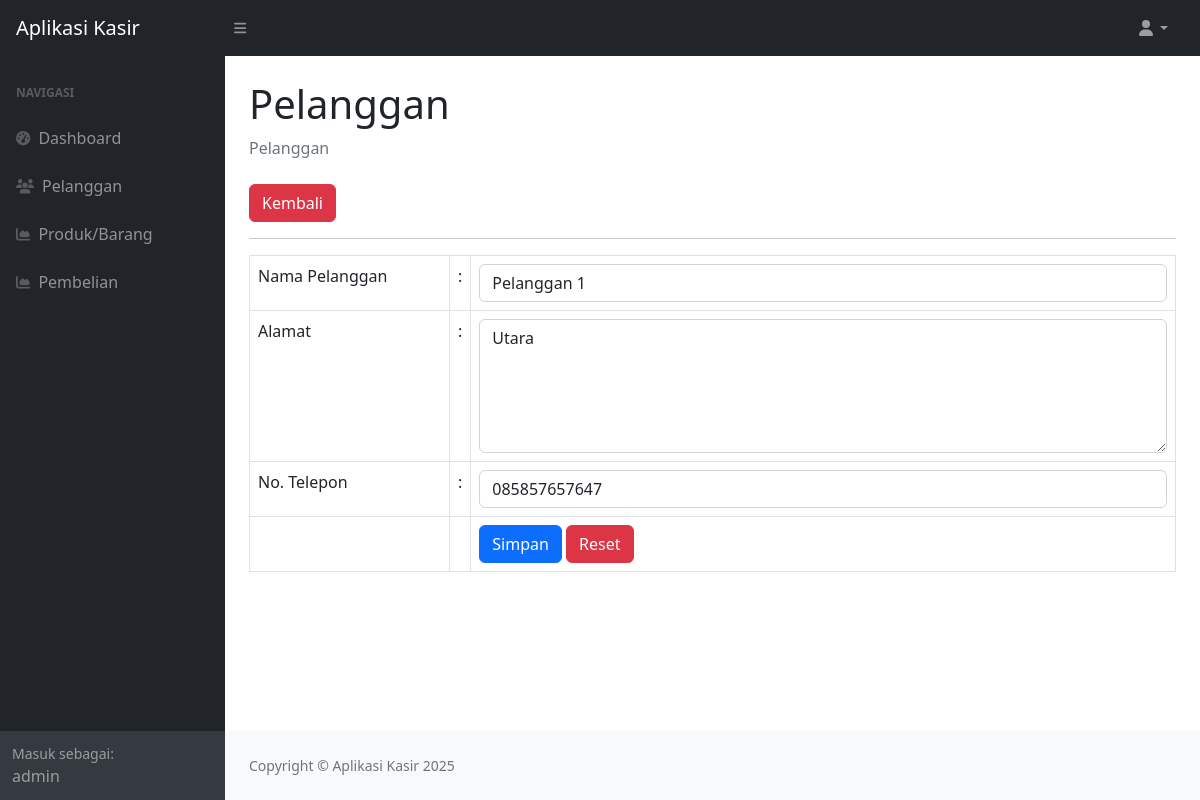
The app's page /?page=pelanggan_ubah&&id=1 (signed in) with its own data.
### tables this page shows
CREATE TABLE `pelanggan` (
  `id_pelanggan` int(11) NOT NULL,
  `nama_pelanggan` varchar(255) DEFAULT NULL,
  `alamat` text DEFAULT NULL,
  `no_telepon` varchar(255) DEFAULT NULL
);

### pelanggan_ubah.php (the view, shortened to what this page needs)
<?php
    $id = $_GET['id'];
    $query = mysqli_query($koneksi, "SELECT*FROM pelanggan WHERE id_pelanggan=$id");
    $data = mysqli_fetch_array($query);
?>
<div class="container-fluid px-4">
    <h1 class="mt-4">Pelanggan</h1>
    <ol class="breadcrumb mb-4">
        <li class="breadcrumb-item active">Pelanggan</li>
    </ol>
    <a href="?page=pelanggan" class="btn btn-danger">Kembali</a>
    <hr>
    <form method="post">
        <table class="table table-bordered">
            <tr>
                <td width="200">Nama Pelanggan</td>
                <td width="1">:</td>
                <td><input class="form-control" value="<?php echo $data['nama_pelanggan']; ?>" type="text" name="nama_pelanggan"></td>
            </tr>
            <tr>
                <td>Alamat</td>
                <td>:</td>
                <td>
                    <textarea name="alamat"  rows="5" class="form-control"><?php echo $data['alamat']; ?></textarea>
                </td>
            </tr>
            <tr>
                <td>No. Telepon</td>
                <td>:</td>
                <td><input class="form-control" value="<?php echo $data['no_telepon']; ?>" type="number" step="0" name="no_telepon"></td>
            </tr>
            <tr>
                <td></td>
                <td></td>
                <td>
                    <button type="submit" class="btn btn-primary">Simpan</button>
                    <button type="reset" class="btn btn-danger">Reset</button>
                </td>
            </tr>
        </table>
    </form>
</div>

### records on screen
pelanggan: nama_pelanggan "Pelanggan 1", alamat "Utara", no_telepon "085857657647"

### other values on screen
$_SESSION['user']['nama'] "admin"
